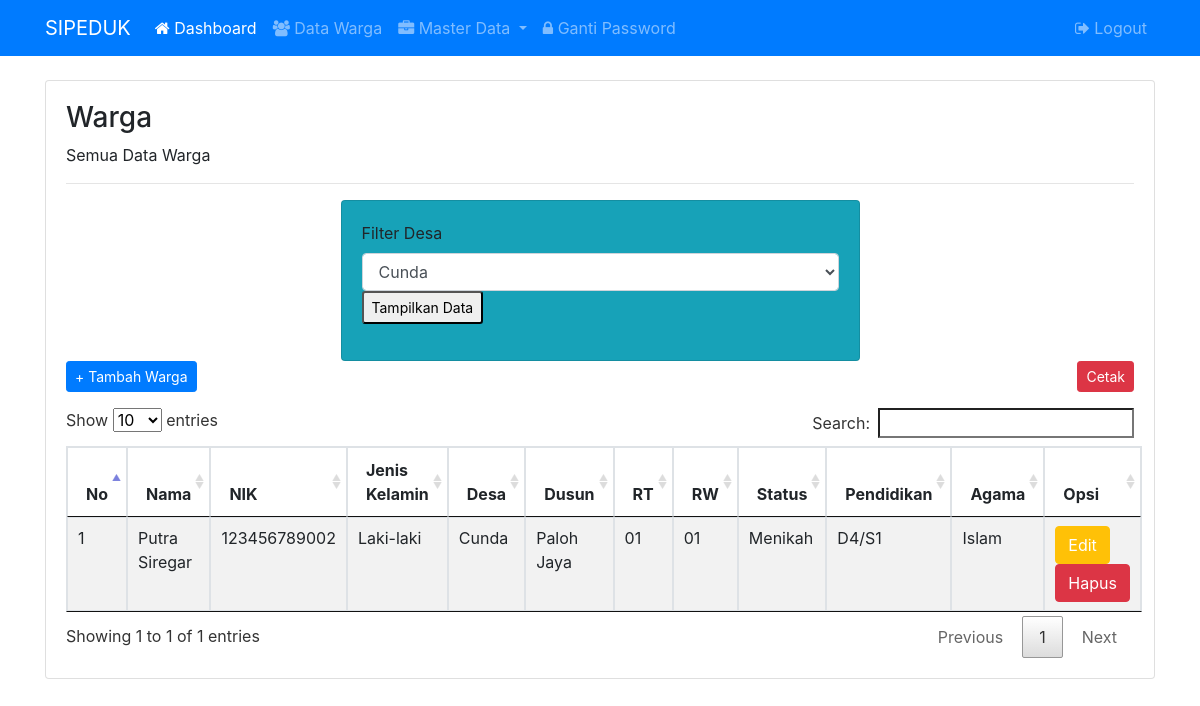
Page /admin/warga_filter.php?desa=5 (signed in) on the committed database.
### tables this page shows
CREATE TABLE `warga` (
  `warga_id` int(11) NOT NULL,
  `warga_nama` varchar(50) NOT NULL,
  `warga_ktp` varchar(12) NOT NULL,
  `warga_jk` enum('Laki-laki','Perempuan') NOT NULL,
  `warga_desa` varchar(11) NOT NULL,
  `warga_dusun` varchar(11) NOT NULL,
  `warga_rt` varchar(2) NOT NULL,
  `warga_rw` varchar(2) NOT NULL,
  `warga_status` enum('Menikah','Belum Menikah') NOT NULL,
  `warga_pendidikan` enum('Tidak Sekolah','SD/MI','SMP/MTs','SMA/SMK/MA','D1','D2','D3','D4/S1','S2','S3') NOT NULL,
  `warga_agama` enum('Islam','Protestan','Katholik','Hindu','Budha','Konghucu','Aliran Kepercayaan') NOT NULL
);

CREATE TABLE `desa` (
  `desa_id` int(11) NOT NULL,
  `desa_nama` varchar(50) NOT NULL
);

CREATE TABLE `dusun` (
  `dusun_id` int(11) NOT NULL,
  `dusun_nama` varchar(50) NOT NULL
);

### admin/warga_filter.php (the view, shortened to what this page needs)
<?php
include 'header.php';
?>
<div class="container">
  <div class="card">
    <div class="card-body">
        <h3>Warga</h3>
        <p class="tetx-muted">Semua Data Warga</p>
        <hr>
        <div class="row">
        	<div class="col-md-6 mx-auto">
        		<div class="card bg-info ">
        			<div class="card-body">
        				<form action="warga_filter.php" method="GET">
        	<div class="form-group">
				<label>Filter Desa</label>
				<?php $id_desa=$_GET['desa']; ?>
				<select name="desa" class="form-control" required="required">
					<?php
					$dusun = mysqli_query($koneksi,"SELECT * FROM desa");
					while ($dus=mysqli_fetch_array($dusun)) {
						?>
					<option <?php if ($dus['desa_id']==$id_desa) {
						echo "Selected='selected'";
					} ?> value="<?php echo $dus['desa_id'];?>"><?php echo $dus['desa_nama'];?></option>
					<?php
					}
					?>
				</select>
				<input type="submit" name="submit" value="Tampilkan Data" class="btn-btn-secondary btn-sm">
			</div>
        </form>
        			</div>
        		</div>
        	</div>
        </div>
		<a href="warga_tambah.php" class="btn btn-primary btn-sm mb-3">+ Tambah Warga</a>
			<a href="warga_cetak_filter.php?id=<?php echo $id_desa; ?>" class="btn btn-danger btn-sm mb-3 float-right text-white" target="_blank">Cetak</a>
		<table class="table table-bordered table-hover table-striped tabelku">
			<thead>
				<tr>
				<th>No</th>
				<th>Nama</th>
				<th>NIK</th>
				<th>Jenis Kelamin</th>
				<th>Desa</th>
				<th>Dusun</th>
				<th>RT</th>
				<th>RW</th>
				<th>Status</th>
				<th>Pendidikan</th>
				<th>Agama</th>
				<th>Opsi</th>
			</tr>
			</thead>
			<tbody>
			<?php
			$no=1;
			$desa=$_GET['desa'];
			$warga=mysqli_query($koneksi,"SELECT * FROM warga,desa,dusun WHERE warga_desa=desa_id AND warga_dusun=dusun_id and warga_desa=$desa ORDER BY warga_id ASC");
			while($w=mysqli_fetch_array($warga)){ ?>
				<tr>
				<td><?php echo $no++; ?> </td>
				<td><?php echo $w['warga_nama']; ?></td>
				<td><?php echo $w['warga_ktp']; ?></td>
				<td><?php echo $w['warga_jk']; ?></td>
				<td><?php echo $w['desa_nama']; ?></td>
				<td><?php echo $w['dusun_nama']; ?></td>
				<td><?php echo $w['warga_rt']; ?></td>
				<td><?php echo $w['warga_rw']; ?></td>
				<td><?php echo $w['warga_status']; ?></td>
				<td><?php echo $w['warga_pendidikan']; ?></td>
				<td><?php echo $w['warga_agama']; ?> </td>
				<td>
					<a href="warga_edit.php?id=<?php echo $w['warga_id']; ?>" class="btn btn-warning text-white">Edit</a>
					<a href="warga_hapus.php?id=<?php echo $w['warga_id']; ?>" class="btn btn-danger text-white">Hapus</a>
				</td>
				</tr>
			</tbody>
			<?php
			}
			?>
		</table>
    </div>
  </div>
</div>
<?php
include 'footer.php';
?>

### assets/datatables.css (style rules this page uses)
table.dataTable { width: 100%; margin: 0 auto; clear: both; border-collapse: separate; border-spacing: 0; }
table.dataTable thead th, table.dataTable tfoot th { font-weight: bold; }
table.dataTable thead th, table.dataTable thead td { padding: 10px 18px; border-bottom: 1px solid #111; }
table.dataTable thead .sorting, table.dataTable thead .sorting_asc, table.dataTable thead .sorting_desc, table.dataTable thead .sorting_asc_disabled, table.dataTable thead .sorting_desc_disabled { cursor: pointer; *cursor: hand; background-repeat: no-repeat; background-position: center right; }
table.dataTable thead .sorting { background-image: url("DataTables-1.10.20/images/sort_both.png"); }
table.dataTable thead .sorting_asc { background-image: url("DataTables-1.10.20/images/sort_asc.png"); }
table.dataTable tbody tr { background-color: #ffffff; }
table.dataTable tbody th, table.dataTable tbody td { padding: 8px 10px; }
table.dataTable.no-footer { border-bottom: 1px solid #111; }
table.dataTable, table.dataTable th, table.dataTable td { box-sizing: content-box; }

### rows in the picture
warga: warga_nama "Putra Siregar", warga_ktp "123456789002", warga_jk "Laki-laki", desa.desa_nama "Cunda", dusun.dusun_nama "Paloh Jaya", warga_rt "01", warga_rw "01", warga_status "Menikah", warga_pendidikan "D4/S1", warga_agama "Islam"

### other values in the picture
form field desa "Cunda"
